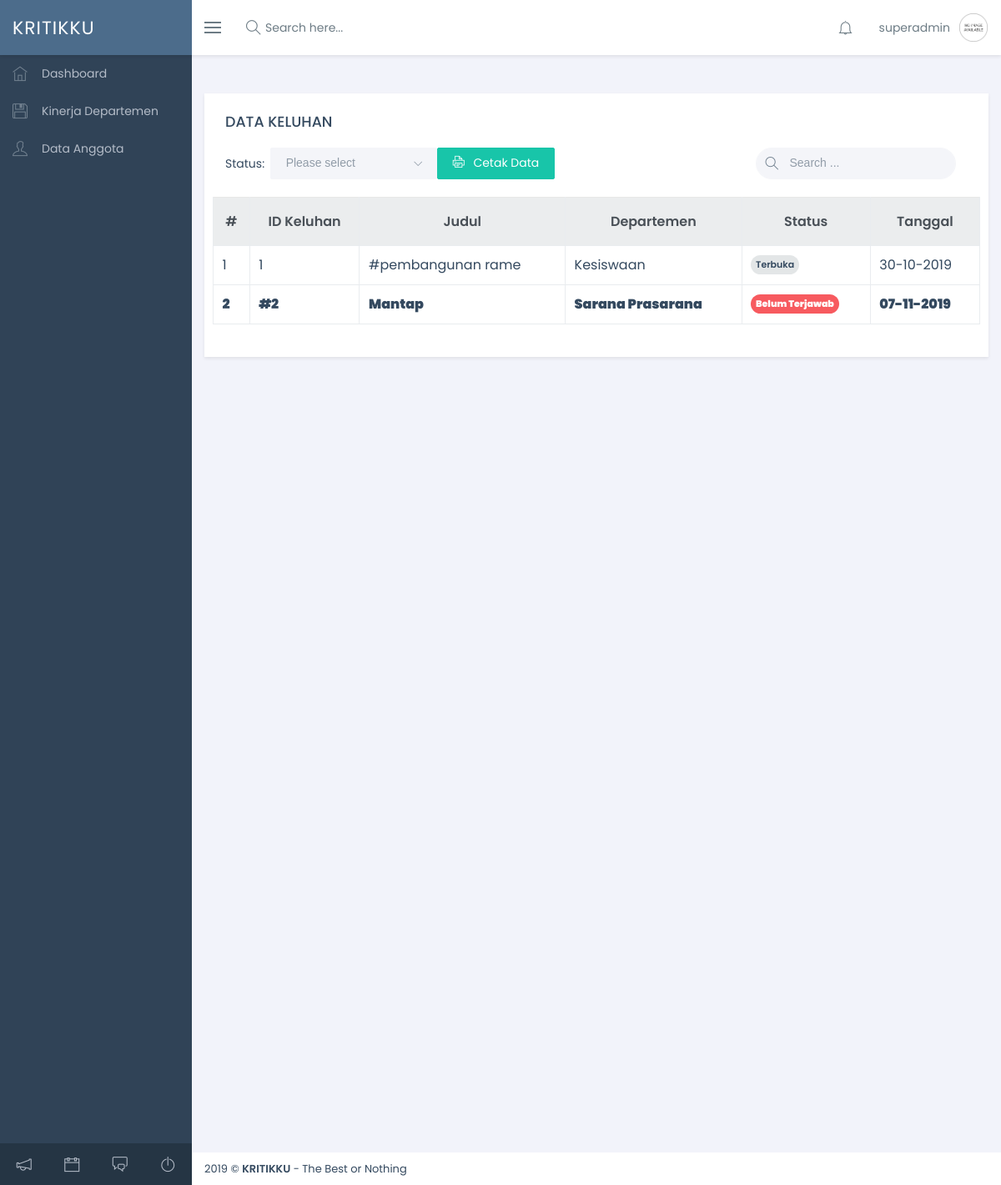
The page /index.php?url=admin/dashboard (signed in) on the database its author committed.
### tables this page shows
CREATE TABLE `keluhan` (
  `id_keluhan` int(10) NOT NULL,
  `judul` varchar(255) NOT NULL,
  `deskripsi` text NOT NULL,
  `id_departemen` int(10) NOT NULL,
  `status` varchar(255) NOT NULL,
  `tanggal_upload` datetime NOT NULL,
  `terakhir_diupdate` datetime NOT NULL,
  `id_user` int(10) NOT NULL,
  `eksekutor` int(11) NOT NULL
);

CREATE TABLE `departemen` (
  `id_departemen` int(10) NOT NULL,
  `departemen` varchar(255) NOT NULL,
  `total_keluhan` varchar(255) NOT NULL,
  `terselesaikan` varchar(255) NOT NULL,
  `proses` varchar(255) NOT NULL,
  `belum_terjawab` varchar(255) NOT NULL
);

### controllers/AdminController.php (called while the page is built, shortened)
<?php
	require 'models/model_admin.php';
	class AdminController {
		protected $usera;
		public function __construct($connection){
			$this->usera = new Model_admin($connection);
		}
		public function dashboard(){
			$sho = $this->usera->wherealls();
			include 'views/admin/assets/header.php';
			include 'views/admin/assets/sidebar.php';
			include 'views/admin/dashboard.php';
			include 'views/admin/assets/footer.php';
		}
	}
?>

### models/model_admin.php (called while the page is built, shortened)
<?php
 class Model_admin{
 	function __construct($connect){
 		$this->conn = $connect;
 	}
    public function wherealls(){
        $query = "SELECT keluhan.id_keluhan, keluhan.judul, keluhan.status, keluhan.tanggal_upload, departemen.departemen from keluhan, departemen where keluhan.id_departemen = departemen.id_departemen";
        $exec = $this->conn->query($query);
        $result = [];
        while($fetch = $exec->fetch_object()){
            array_push($result, $fetch);
        }
        return $result;
    }
 }
?>

### views/admin/dashboard.php (the view, shortened to what this page needs)
[l<div class="content-wrapper">
            <div class="page-content fade-in-up">
                <div class="ibox">
                    <div class="ibox-body">
                        <h5 class="font-strong mb-4">DATA KELUHAN</h5>
                        <div class="flexbox mb-4">
                            <div class="flexbox">
                                <label class="mb-0 mr-2">Status:</label>
                                    <button class="btn btn-success float-right addUser" data-toggle="modal" data-target="#myModal"><i class="ti-printer mr-2"></i> Cetak Data </button>
                            </div>
                            <div class="input-group-icon input-group-icon-left mr-3">
                                <span class="input-icon input-icon-right font-16"><i class="ti-search"></i></span>
                                <input class="form-control form-control-rounded form-control-solid" id="key-search" type="text" placeholder="Search ...">
                            </div>
                        </div>
                        <div class="table-responsive row">
                            <table class="table table-bordered table-hover" id="datatable">
                                <thead class="thead-default thead-lg">
                                    <tr>
                                        <th class="text-center">#</th>
                                        <th class="text-center">ID Keluhan</th>
                                        <th class="text-center">Judul</th>
                                        <th class="text-center">Departemen</th>
                                        <th class="text-center">Status</th>
                                        <th class="text-center">Tanggal</th>
                                    </tr>
                                </thead>
                                <tbody>
                                    <?php
                                    $no = 1;
                                    if($_SESSION['role'] == "superadmin"):
                                        foreach ($sho as $all) {
                                            switch ($all->status) {
                                            case 'Terbuka':
                                                echo '<tr>
                                        <td style="font-weight:1000">'.$no++.'</td>
                                        <td style="font-weight:1000">
                                            #'.$all->id_keluhan.'
                                        </td>
                                        <td style="font-weight:1000"><a href="index.php?url=admin/keluhan&id='.$all->id_keluhan.'">'.html_entity_decode($all->judul).'</a></td>
                                        <td style="font-weight:1000">'.$all->departemen.'</td>
                                        <td data-stats="'.$all->status.'" style="font-weight:1000"> <span style="font-weight:1000" class="badge badge-danger badge-pill"> Belum Terjawab </span></td>
                                        <td style="font-weight:1000">'.date('d-m-Y', strtotime($all->tanggal_upload)).'</td>';
                                                break;
                                            case 'Sudah Dibalas':
                                                echo '<tr>
                                        <td>'.$no++.'</td>
                                        <td>
                                            '.$all->id_keluhan.'
                                        </td>
                                        <td><a href="index.php?url=admin/keluhan&id='.$all->id_keluhan.'">#'.html_entity_decode($all->judul).'</a></td>
                                        <td>'.$all->departemen.'</td>
                                        <td data-stats="'.$all->status.'"> <span class="badge badge-secondary badge-pill"> Terbuka </span></td>
                                        <td>'.date('d-m-Y', strtotime($all->tanggal_upload)).'</td>';
                                                break;
                                        }
                                             echo '
                                    </tr>';
                                }
                                    endif;
                                    ?>
                                </tbody>
                            </table>
                        </div>
                    </div>
                </div>
            </div>

### rows shown on the page
keluhan: id_keluhan "1", judul "pembangunan rame", id_departemen.departemen "Kesiswaan", tanggal_upload "30-10-2019"
keluhan: id_keluhan "2", judul "Mantap", id_departemen.departemen "Sarana Prasarana", tanggal_upload "07-11-2019"

### other values the page prints
$_SESSION['nama'] "superadmin"
